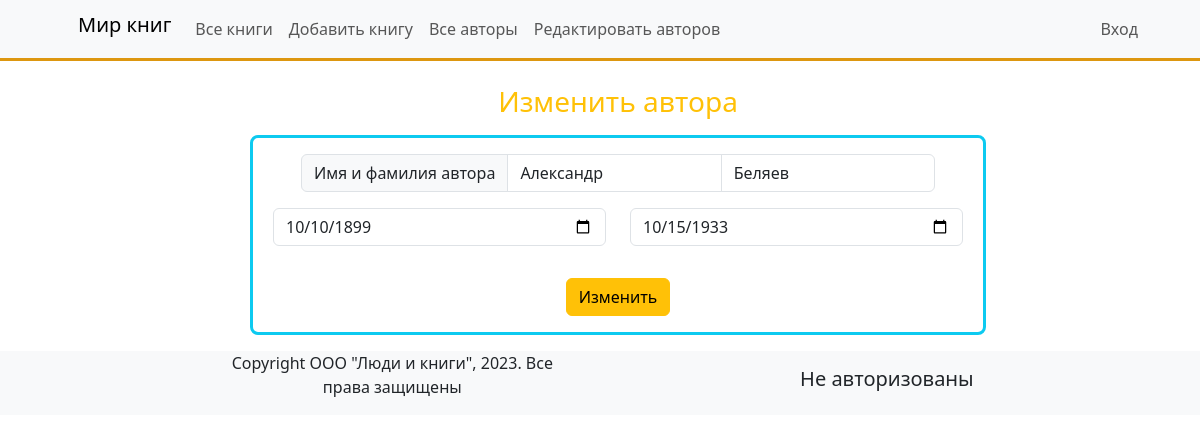
/edit_author/1/, run on the app's committed database.
### catalog/models.py (models this page shows, shortened)
class Author(models.Model):
    first_name = models.CharField(max_length=100, help_text='Введите имя автора',
                                  verbose_name='Имя автора')
    last_name = models.CharField(max_length=100, help_text='Введите фамилию автора',
                                 verbose_name='Фамилия автора')
    date_of_birth = models.DateField(help_text='Введите дату рождения', verbose_name='Дата рождения',
                                     null=True, blank=True)
    date_of_death = models.DateField(help_text='Введите дату смерти', verbose_name='Дата смерти',
                                     null=True, blank=True)
    class Meta:
        verbose_name = 'Автор'
        verbose_name_plural = 'Авторы'

### catalog/views.py (the view)
# urls.py: path('edit_author/<int:pk>/', views.edit_author, name='edit'),
def edit_author(request, pk):
    author = Author.objects.get(pk=pk)
    if request.method == 'POST':
        author.first_name = request.POST.get('first_name')
        author.last_name = request.POST.get('last_name')
        author.date_of_birth = request.POST.get('date_of_birth')
        author.date_of_death = request.POST.get('date_of_death')
        if author.date_of_death == '':
            author.date_of_death = None
        if author.date_of_birth > author.date_of_death:
            return redirect('catalog:edit', pk=author.pk)
        else:
            author.save()
            return redirect('catalog:authors-add')
    else:
        return render(request, template_name='edit_author.html', context={'author': author})

### catalog/templates/edit_author.html (shortened to what this page needs)
{% extends 'base.html' %}
{% block content %}
    <div class="container mx-5">
        <div class="row justify-content-center">
            <div class="col-8">
                <h3 class="text-center text-warning mt-4">Изменить автора</h3>
                <form action="{% url 'catalog:edit' author.pk %}" method="post"
                      class="border border-3 rounded-3 border-info my-3">
                    <div class="input-group my-3 px-1 px-lg-5">
                        <span class="input-group-text">Имя и фамилия автора</span>
                        <input type="text" name="first_name" value="{{ author.first_name }}" aria-label="Имя"
                               class="form-control" required>
                        <input type="text" name="last_name" value="{{ author.last_name }}" aria-label="Фамилия"
                               class="form-control" required>
                    </div>
                    <div class="row my-3 mx-2">
                        <div class="col-lg py-3 py-sm-3 py-md-3 py-lg-0">
                            <input type="date" name="date_of_birth" value="{{ author.date_of_birth|date:'Y-m-d' }}"
                                   class="form-control" required>
                        </div>
                        <div class="col-lg py-3 py-sm-3 py-md-3 py-lg-0">
                            <input type="date" name="date_of_death" value="{{ author.date_of_death|date:'Y-m-d' }}"
                                   class="form-control">
                        </div>
                    </div>
                    <div class="row justify-content-center py-3">
                        <div class="col text-center">
                            <button type="submit" class="btn btn-warning ">Изменить
                            </button>
                        </div>
                    </div>
                </form>
            </div>
        </div>
    </div>
{% endblock %}

### data on the page
Author: first_name "Александр", last_name "Беляев", date_of_birth "10/10/1899", date_of_death "10/15/1933"
